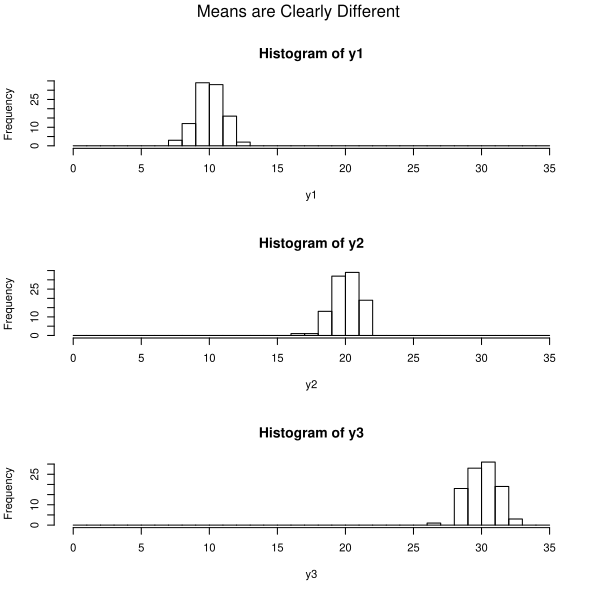

Here is the R script that generated this plot:
 y1<-rnorm(100,10,1)
 y2<-rnorm(100,20,1)
y3<-rnorm(100,30,1)
#Next line puts 3 bars on a page, one in each row
par(mfrow=c(3,1),oma=c(0,0,2,0))
#xlim sets limits on x axis, breaks sets ends for bars
hist(y1,xlim=c(0,35),breaks=seq(0,35,1))
hist(y2,xlim=c(0,35),breaks=seq(0,35,1))
hist(y3,xlim=c(0,35),breaks=seq(0,35,1))
 mtext("Means are Clearly Different", line = 0.5, outer = TRUE) 



 y1<-rnorm(100,10,1)
 y2<-rnorm(100,12,1)
y3<-rnorm(100,14,1)
#Next line puts 3 bars on a page, one in each row
par(mfrow=c(3,1),oma=c(0,0,2,0))
#xlim sets limits on x axis, breaks sets ends for bars
hist(y1,xlim=c(5,20),breaks=seq(5,20,1))
hist(y2,xlim=c(5,20),breaks=seq(5,20,1))
hist(y3,xlim=c(5,20),breaks=seq(5,20,1))
mtext("Distributions Overlap, Differing Means", line = 0.5, outer = TRUE) 


 y1<-rnorm(100,12,1)
 y2<-rnorm(100,12,1)
y3<-rnorm(100,12,1)
#Next line puts 3 bars on a page, one in each row
par(mfrow=c(3,1),oma=c(0,0,2,0))
#xlim sets limits on x axis, breaks sets ends for bars
hist(y1,xlim=c(5,20),breaks=seq(5,20,1))
hist(y2,xlim=c(5,20),breaks=seq(5,20,1))
hist(y3,xlim=c(5,20),breaks=seq(5,20,1))
mtext("Distributions Overlap, Same Means", line = 0.5, outer = TRUE) 
